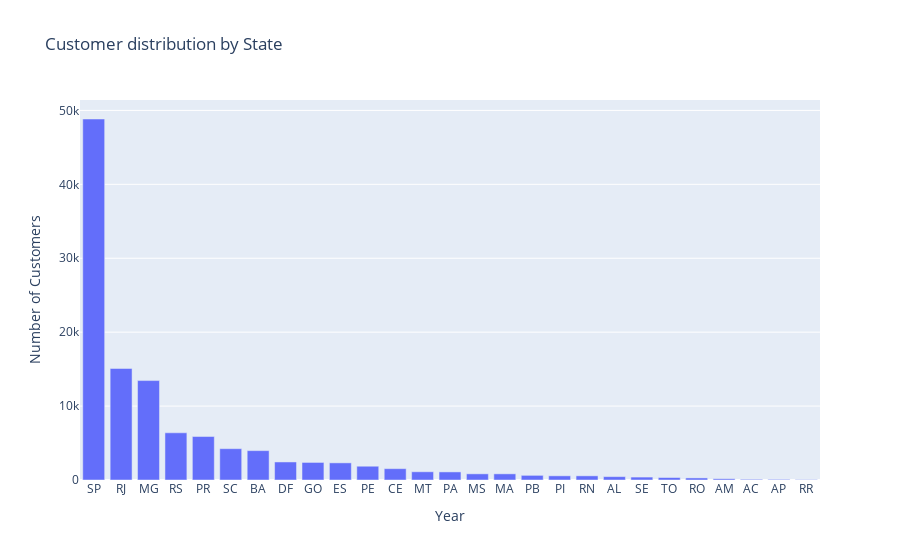

The notebook cell saved with this chart:
### Code cell
# Plot the customer distrbution by state
customers_fig = px.bar(
    data_frame=customers_per_state,
    x="customer_state",
    y="num_customers",
    title="Customer distribution by State")
customers_fig.update_layout(xaxis_title="Year", yaxis_title="Number of Customers", height=600)
customers_fig.show()

### Figure 1 — Plotly figure (JSON) as saved in the notebook; plotly's stock layout.template omitted (floating-point values rounded to 4 significant figures)
{"data": [{"alignmentgroup": "True", "hovertemplate": "customer_state=%{x}<br>num_customers=%{y}<extra></extra>", "legendgroup": "", "marker": {"color": "#636efa", "pattern": {"shape": ""}}, "name": "", "offsetgroup": "", "orientation": "v", "showlegend": false, "textposition": "auto", "type": "bar", "x": ["SP", "RJ", "MG", "RS", "PR", "SC", "BA", "DF", "GO", "ES", "PE", "CE", "MT", "PA", "MS", "MA", "PB", "PI", "RN", "AL", "SE", "TO", "RO", "AM", "AC", "AP", "RR"], "xaxis": "x", "y": [48838, 15089, 13451, 6384, 5882, 4237, 3974, 2440, 2375, 2319, 1864, 1533, 1113, 1095, 834, 833, 629, 566, 563, 454, 395, 334, 280, 169, 93, 84, 50], "yaxis": "y"}], "layout": {"autosize": true, "barmode": "relative", "legend": {"tracegroupgap": 0}, "title": {"text": "Customer distribution by State"}, "xaxis": {"anchor": "y", "autorange": true, "domain": [0, 1], "range": [-0.5, 26.5], "title": {"text": "Year"}, "type": "category"}, "yaxis": {"anchor": "x", "autorange": true, "domain": [0, 1], "range": [0, 51410.0], "title": {"text": "Number of Customers"}, "type": "linear"}}}
